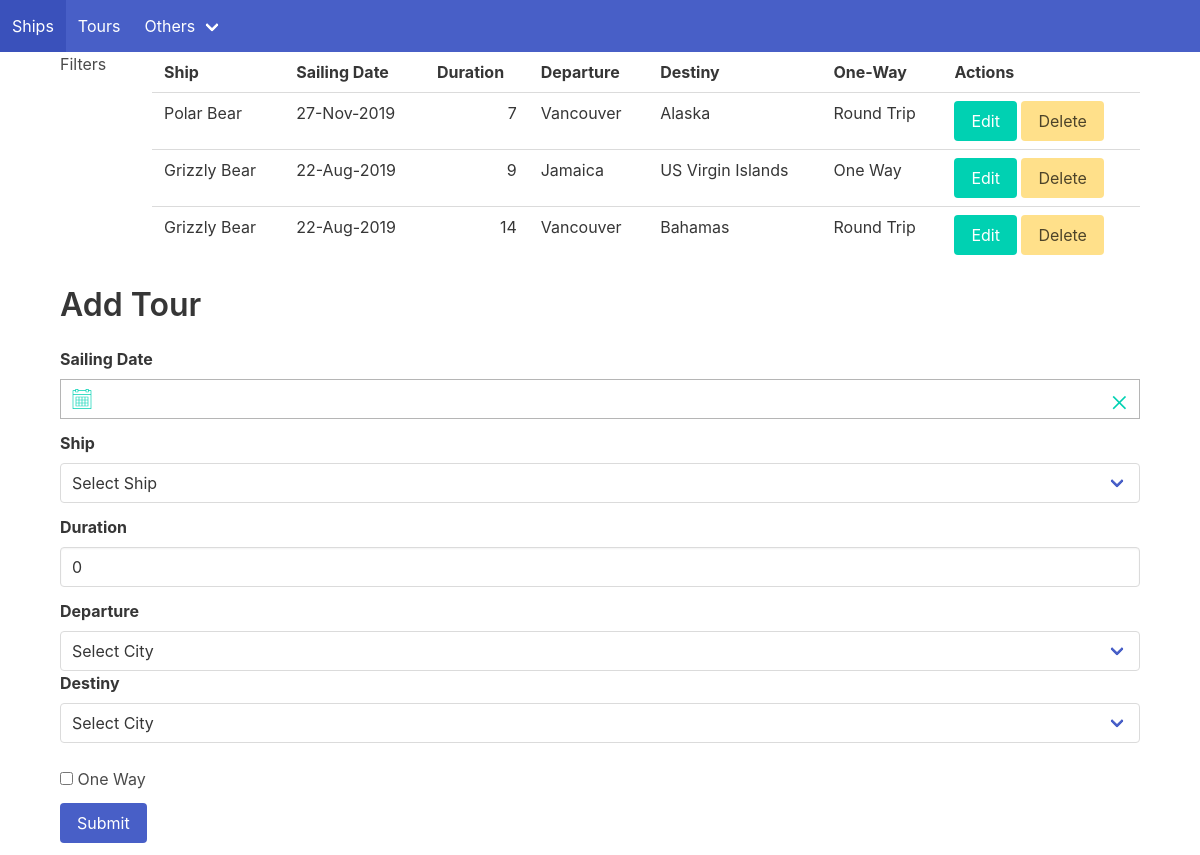
Before: / with the older database file.
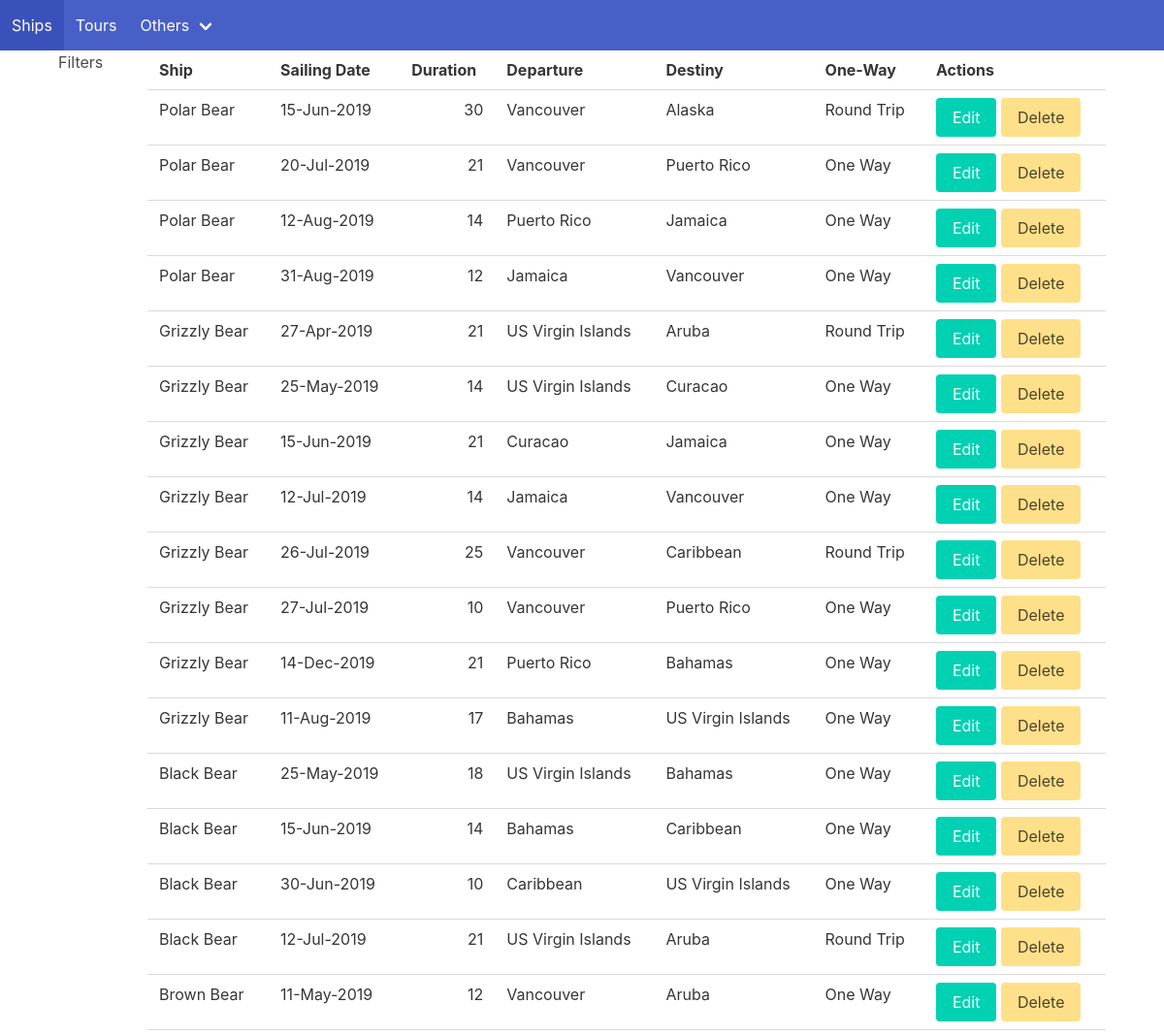
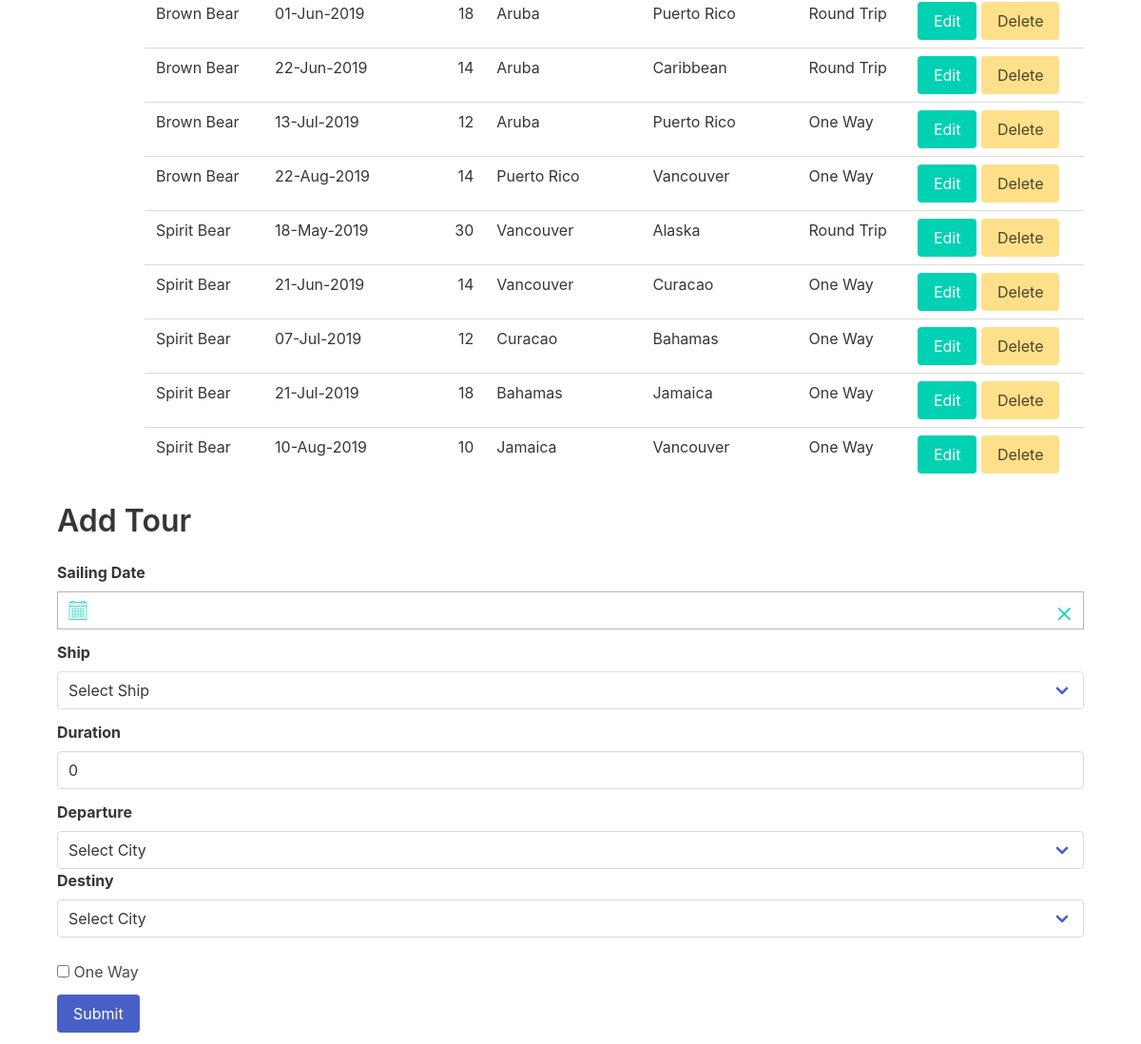
After: the same page with the newer database file (2 pictures, top to bottom).
### tables this page shows
CREATE TABLE IF NOT EXISTS tours (
  id int NOT NULL AUTO_INCREMENT,
  sailing_date date DEFAULT NULL,
  duration int NOT NULL,
  ship int NOT NULL,
  from_city int NOT NULL,
  to_city int NOT NULL,
  oneway int(1) not null,
  PRIMARY KEY (id),
  FOREIGN KEY (from_city) REFERENCES cities.id,
  FOREIGN KEY (to_city) REFERENCES cities.id,
  FOREIGN KEY (ship) REFERENCES ships(id));

CREATE TABLE IF NOT EXISTS ships (
  id int NOT NULL AUTO_INCREMENT,
  name varchar(45) NOT NULL,
  yearservice int(5) NOT NULL,
  active boolean not null default 1,
  PRIMARY KEY (id));

CREATE TABLE IF NOT EXISTS cities (
  id int NOT NULL AUTO_INCREMENT,
  name varchar(50) NOT NULL,
  active boolean not null default 1,
  PRIMARY KEY (id));

### index.php (called while the page is built, shortened)
<?php
require_once('inc/Entities/Tour.class.php');
require_once('inc/utilities/PageIndex.class.php');
require_once('inc/utilities/PDOAgent.class.php');
$tour = new Tour();
PageIndex::header();
$tours = ToursMapper::getTours();
PageIndex::showTours($tours);
PageIndex::FormTour($tour);
PageIndex::footer();
?>

### inc/utilities/PDOAgent.class.php (called while the page is built, shortened)
<?php
class PDOAgent    {
    private $host = DB_HOST;
    private $user = DB_USER;
    private $pass = DB_PASS;
    private $dbname = DB_NAME;
    private $className;
    private $pdo;
    private $stmt;
    public function __construct(String $className)    {
        $this->className = $className;
        $dsn = 'mysql:host=' . $this->host . ';dbname=' . $this->dbname;
        $options = array(
            PDO::ATTR_PERSISTENT => true,
            PDO::ATTR_ERRMODE => PDO::ERRMODE_EXCEPTION
            );
        try {
            $this->pdo = new PDO($dsn, $this->user, $this->pass, $options);
        } catch (PDOException $e) {
            $this->error = $e->getMessage();
        }
    }
    public function query(string $query) {
            $this->stmt = $this->pdo->prepare($query);
    }
    public function execute($data = null)   {
        if (is_null($data)) {
            return $this->stmt->execute();
        } else {
            return $this->stmt->execute($data);
        }
    }
    public function resultSet(){
        $this->execute();
        return $this->stmt->fetchAll(PDO::FETCH_CLASS, $this->className);
    }
}
?>

### inc/utilities/ToursMapper.class.php (called while the page is built, shortened)
<?php
class ToursMapper {
    static $db;
    static function initialize() {
        self::$db = new PDOAgent('Tour');
    }
    static function getTours() : Array{
        self::$db->query('select t.id,t.sailing_date,t.ship,t.duration,t.from_city,t.to_city,
                t.oneway, c.name as to_city_name, ci.name as from_city_name, s.name as ship_name
            from tours t
            inner join cities c on c.id = t.to_city
            inner join cities ci on ci.id = t.from_city
            inner join ships s on s.id = t.ship ;');
        self::$db->execute();
        return self::$db->resultSet();
    }
}
?>

### inc/entities/Tour.class.php (called while the page is built, shortened)
<?php
class Tour {
    private $id = 0;
    private $sailing_date = null;
    private $duration = 0;
    private $oneway =
     0;
    private $to_city_name;
    private $from_city_name;
    private $ship_name;
    public function getId() : int {
        return $this->id;
    }
    public function getFormatedSailingDate() : String {
        $date = @DateTime::createFromFormat("Y-m-d", $this->sailing_date );
        if($date) {
            return $date->format('d-M-Y');
        } else {
            return 'Unavailable';
        }
    }
    public function getDuration() : int {
        return $this->duration;
    }
    public function getOneway() : int {
        return $this->oneway;
    }
    public function getToCityName() : String {
        return $this->to_city_name;
    }
    public function getFromCityName() : String {
        return $this->from_city_name;
    }
    public function getShipName() : String {
        return $this->ship_name;
    }
}
?>

### inc/utilities/PageIndex.class.php (the view, shortened to what this page needs)
<?php
class PageIndex {
  static function header() {
  ?>
      <!DOCTYPE html>
      <html lang="en">
        <head>
          <link rel="stylesheet" href="https://cdnjs.cloudflare.com/ajax/libs/bulma/0.7.4/css/bulma.min.css">
          <link rel="stylesheet" href="css/bulma-calendar.min.css">
        </head>
          <body>
            <nav class="navbar is-link" role="navigation" aria-label="main navigation">
                <div id="navbarBasic" class="navbar-menu">
                  <div class="navbar-start">
                    <a class="navbar-item" href="ships.php">Ships</a>
                    <a class="navbar-item" href="index.php">Tours</a>
                    <div class="navbar-item has-dropdown is-hoverable">
                      <a class="navbar-link">Others</a>
                    </div>
                  </div>
                </div>
              </nav>
              <div id="container" style="margin:auto;width:90%;">
    <?php
    }
  static function showTours($tours) {
    if(!empty($tours)) {
      echo '
      <div class="columns">
        <div class="column">Filters</div>
        <div class="column is-11">';
        echo '<table class="table" style="width:100%;">
        <tr>
          <th>Ship</th>
          <th>Sailing Date</th>
          <th>Duration</th>
          <th>Departure</th>
          <th>Destiny</th>
          <th>One-Way</th>
          <th>Actions</th>
        </tr>';
foreach($tours as $tour) {
  echo '<tr>
      <td>'.$tour->getShipName().'</td>
      <td>'.$tour->getFormatedSailingDate().'</td>
      <td style="text-align:right;">'.$tour->getDuration().'</td>
      <td>'.$tour->getFromCityName().'</td>
      <td>'.$tour->getToCityName().'</td>
      <td>'.($tour->getOneway()==1?'One Way':'Round Trip').'</td>
      <td>
        <a href="'.$_SERVER['PHP_SELF'].'?id='.$tour->getId().'&a=e" class="button is-primary">Edit</a>
        <a href="'.$_SERVER['PHP_SELF'].'?id='.$tour->getId().'&a=d" class="button is-warning">Delete</a>
      </td>
    </tr>';
}
echo '</table>';
      echo '</div>
      </div>';
    }
  }
  static function FormTour($tour) {
    if($tour->getId()==0) {
      echo '<h3 class="title is-3">Add Tour</h3>';
    } else {
      echo '<h3 class="title is-3">Edit Tour</h3>';
    }
  ?>
    <form action="<?php echo $_SERVER['PHP_SELF']; ?>" METHOD="POST">
    <div class="field">
      <label class="label">Sailing Date</label>
      <div class="control">
      </div>
    </div>
    <div class="field">
      <label class="label">Ship</label>
      <div class="select is-fullwidth">
        <select name="ship" id="ship">
          <option value="0">Select Ship</option>
        </select>
    </div>
    </div>
    <div class="field">
      <label class="label">Duration</label>
      <div class="control">
        <input class="input" type="number" name="duration" id="duration" value="<?php echo $tour->getDuration(); ?>" />
      </div>
    </div>
    <div class="field">
      <label class="label">Departure</label>
      <div class="select is-fullwidth">
        <select name="departure" id="departure">
          <option value="0">Select City</option>
        </select>
    </div>
    <div class="field">
      <label class="label">Destiny</label>
      <div class="select is-fullwidth">
        <select name="destiny" id="destiny">
          <option value="0">Select City</option>
        </select>
    </div>
    <div class="field">&nbsp;
      <div class="control">
        <label class="checkbox">
          <input type="checkbox" name="oneway" id="oneway"> One Way
        </label>
      </div>
    </div>
    <div class="field is-grouped">
      <div class="control">
        <button class="button is-link" type="submit">Submit</button>
      </div>
    </div>
    </form>
  <?php
  }
    ?>
  <?php
  static function footer() {
    ?>
        </div>
      </body>
    </html>
  <?php
  }
}
?>

Changed rows visible on the page:
changed tours (number 1 of 26 on the later page): sailing_date "27-Nov-2019" → "15-Jun-2019"; duration "7" → "30"
changed tours: ship.name "Grizzly Bear" → "Polar Bear"; sailing_date "22-Aug-2019" → "20-Jul-2019"; duration "9" → "21"; cities.name "Jamaica" → "Vancouver"; cities.name "US Virgin Islands" → "Puerto Rico"
changed tours: ship.name "Grizzly Bear" → "Polar Bear"; sailing_date "22-Aug-2019" → "12-Aug-2019"; cities.name "Vancouver" → "Puerto Rico"; cities.name "Bahamas" → "Jamaica"; oneway "Round Trip" → "One Way"
added tours: ship.name "Polar Bear", sailing_date "31-Aug-2019", duration "12", cities.name "Jamaica", cities.name "Vancouver", oneway "One Way"
added tours: ship.name "Grizzly Bear", sailing_date "27-Apr-2019", duration "21", cities.name "US Virgin Islands", cities.name "Aruba", oneway "Round Trip"
added tours: ship.name "Grizzly Bear", sailing_date "25-May-2019", duration "14", cities.name "US Virgin Islands", cities.name "Curacao", oneway "One Way"
added tours: ship.name "Grizzly Bear", sailing_date "15-Jun-2019", duration "21", cities.name "Curacao", cities.name "Jamaica", oneway "One Way"
added tours: ship.name "Grizzly Bear", sailing_date "12-Jul-2019", duration "14", cities.name "Jamaica", cities.name "Vancouver", oneway "One Way"
added tours: ship.name "Grizzly Bear", sailing_date "26-Jul-2019", duration "25", cities.name "Vancouver", cities.name "Caribbean", oneway "Round Trip"
added tours: ship.name "Grizzly Bear", sailing_date "27-Jul-2019", duration "10", cities.name "Vancouver", cities.name "Puerto Rico", oneway "One Way"
added tours: ship.name "Grizzly Bear", sailing_date "14-Dec-2019", duration "21", cities.name "Puerto Rico", cities.name "Bahamas", oneway "One Way"
added tours: ship.name "Grizzly Bear", sailing_date "11-Aug-2019", duration "17", cities.name "Bahamas", cities.name "US Virgin Islands", oneway "One Way"
added tours: ship.name "Black Bear", sailing_date "25-May-2019", duration "18", cities.name "US Virgin Islands", cities.name "Bahamas", oneway "One Way"
added tours: ship.name "Black Bear", sailing_date "15-Jun-2019", duration "14", cities.name "Bahamas", cities.name "Caribbean", oneway "One Way"
added tours: ship.name "Black Bear", sailing_date "30-Jun-2019", duration "10", cities.name "Caribbean", cities.name "US Virgin Islands", oneway "One Way"
added tours: ship.name "Black Bear", sailing_date "12-Jul-2019", duration "21", cities.name "US Virgin Islands", cities.name "Aruba", oneway "Round Trip"
added tours: ship.name "Brown Bear", sailing_date "11-May-2019", duration "12", cities.name "Vancouver", cities.name "Aruba", oneway "One Way"
added tours: ship.name "Brown Bear", sailing_date "01-Jun-2019", duration "18", cities.name "Aruba", cities.name "Puerto Rico", oneway "Round Trip"
added tours: ship.name "Brown Bear", sailing_date "22-Jun-2019", duration "14", cities.name "Aruba", cities.name "Caribbean", oneway "Round Trip"
added tours: ship.name "Brown Bear", sailing_date "13-Jul-2019", duration "12", cities.name "Aruba", cities.name "Puerto Rico", oneway "One Way"
added tours: ship.name "Brown Bear", sailing_date "22-Aug-2019", duration "14", cities.name "Puerto Rico", cities.name "Vancouver", oneway "One Way"
added tours: ship.name "Spirit Bear", sailing_date "18-May-2019", duration "30", cities.name "Vancouver", cities.name "Alaska", oneway "Round Trip"
added tours: ship.name "Spirit Bear", sailing_date "21-Jun-2019", duration "14", cities.name "Vancouver", cities.name "Curacao", oneway "One Way"
added tours: ship.name "Spirit Bear", sailing_date "07-Jul-2019", duration "12", cities.name "Curacao", cities.name "Bahamas", oneway "One Way"
added tours: ship.name "Spirit Bear", sailing_date "21-Jul-2019", duration "18", cities.name "Bahamas", cities.name "Jamaica", oneway "One Way"
added tours: ship.name "Spirit Bear", sailing_date "10-Aug-2019", duration "10", cities.name "Jamaica", cities.name "Vancouver", oneway "One Way"
